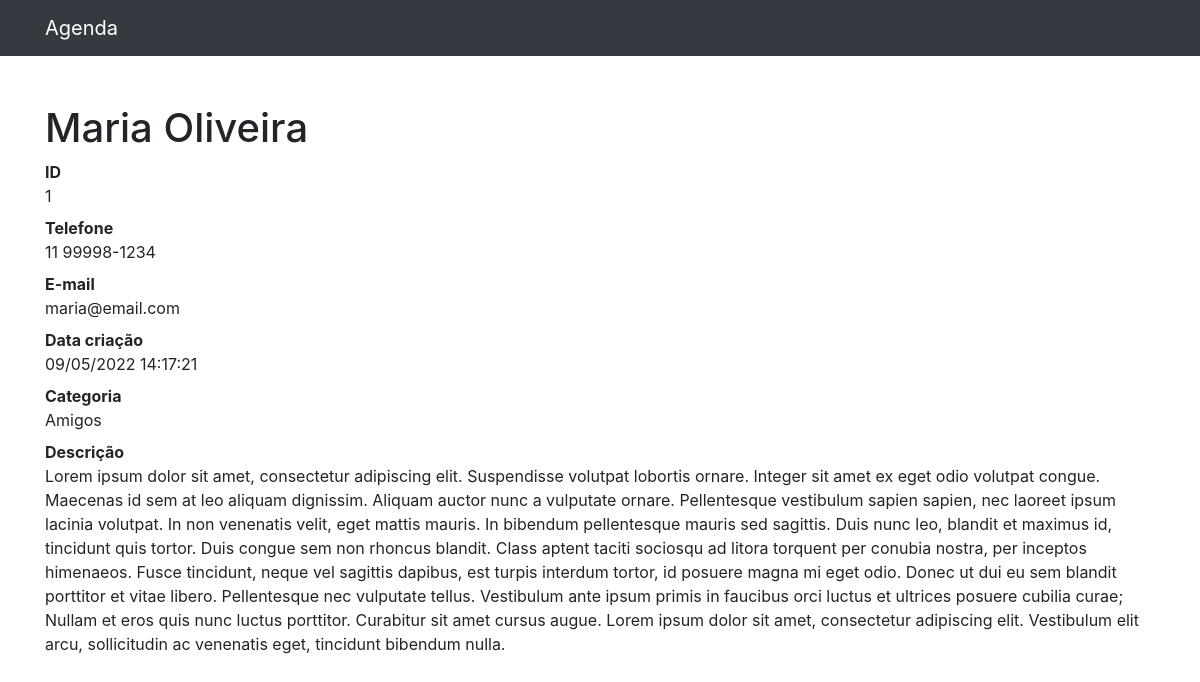
The page /1 on the database its author committed.
### contatos/models.py (models this page shows, shortened)
class Contato(models.Model):
    nome = models.CharField(max_length=255)
    sobrenome = models.CharField(max_length=255, blank=True)
    telefone = models.CharField(max_length=255)
    email = models.CharField(max_length=255, blank=True)
    data_criacao = models.DateTimeField(default=timezone.now)
    descricao = models.TextField(blank=True)
    categoria = models.ForeignKey(Categoria, on_delete=models.DO_NOTHING)
    mostrar = models.BooleanField(default=True)

class Categoria(models.Model):
    nome = models.CharField(max_length=255)
    def __str__(self):
        return self.nome

### contatos/views.py (the view)
# urls.py: path('<int:contato_id>', views.ver_contato, name='ver_contato'),
def ver_contato(request, contato_id):
    contato = get_object_or_404(Contato, id=contato_id)
    return render(request, 'contatos/ver_contato.html', {
        'contato': contato
    })

### contatos/templates/contatos/ver_contato.html
{% extends 'base.html' %}
{%block conteudo%}
<h1 class="mt-5">{{ contato.nome }} {{ contato.sobrenome }}</h1>
<dl>
  <dt>ID</dt>
  <dd>{{ contato.id }}</dd>
  <dt>Telefone</dt>
  <dd>{{ contato.telefone }}</dd>
  <dt>E-mail</dt>
  <dd>{{ contato.email }}</dd>
  <dt>Data criação</dt>
  <dd>{{ contato.data_criacao|date:'d/m/Y H:i:s' }}</dd>
  <dt>Categoria</dt>
  <dd>{{ contato.categoria }}</dd>
  <dt>Descrição</dt>
  <dd>{{ contato.descricao }}</dd>
</dl>
{%endblock%}

### rows shown on the page
Contato: nome "Maria", sobrenome "Oliveira", id "1", telefone "11 99998-1234", email "maria@email.com", data_criacao "09/05/2022 14:17:21", categoria "Amigos", descricao "Lorem ipsum dolor sit amet, consectetur adipiscing elit. Suspendisse volutpat lobortis ornare. Integer sit amet ex eget odio volutpat congue. Maecenas id sem at leo aliquam dignissim. Aliquam auctor nunc a vulputate ornare. Pellentesque vestibulum sapien sapien, nec laoreet ipsum lacinia volutpat. In non venenatis velit, eget mattis mauris. In bibendum pellentesque mauris sed sagittis. Duis nunc leo, blandit et maximus id, tincidunt quis tortor. Duis congue sem non rhoncus blandit. Class aptent taciti sociosqu ad litora torquent per conubia nostra, per inceptos himenaeos. Fusce tincidunt, neque vel sagittis dapibus, est turpis interdum tortor, id posuere magna mi eget odio. Donec ut dui eu…"
